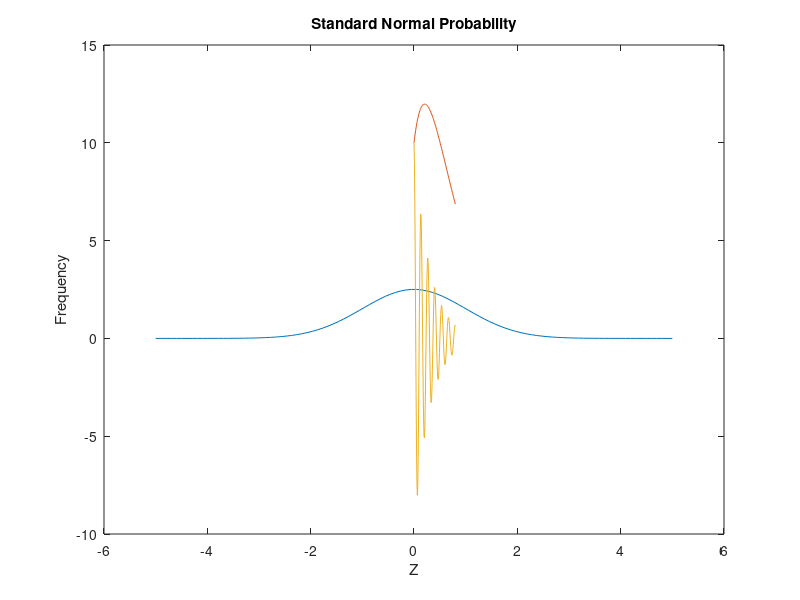

MATLAB code to generate this figure:
%HW1
%8/28/2019
%Alex Losada
%% Question 8
Tf = 32:3.6:93.2;
Tc = (5/9).*(Tf-32);
Rho = (5.5289e-8*(Tc.^3))-(8.5016e-6*(Tc.^2))+(6.5622e-5*Tc)+0.99987;
plot(Tc,Rho)
title('Density vs. Temperature');
xlabel('Degrees celsius');
ylabel('Density (g/cm^3)');
%% Question 9
q0 = 10; r = 60; L = 9; C = 0.00005;
t = linspace(0,0.8);
q = q0*(exp(-r*t/(2*L))).*cos(sqrt(1/(L*C)-((r/(2*L))^2)).*t);
plot(t,q); title('time vs. charge'); xlabel('time'); ylabel('charge');
%% Question 10
z = linspace(-5,5);
f = (1/sqrt(1/(2*pi)))*exp(-z.^2/2);
plot(z,f); title('Standard Normal Probability');
xlabel('Z'); ylabel('Frequency');

%%
hold on
Q = q0*exp(-r.*t/(2*L)).*cos(sqrt((1/L*C)-((r/(2*L))^2).*t));
q = q0*exp(-r.*t/(2*L)).*cos(sqrt(1/(L*C)-((r/(2*L))^2)).*t);
plot(t,Q)
plot(t,q)